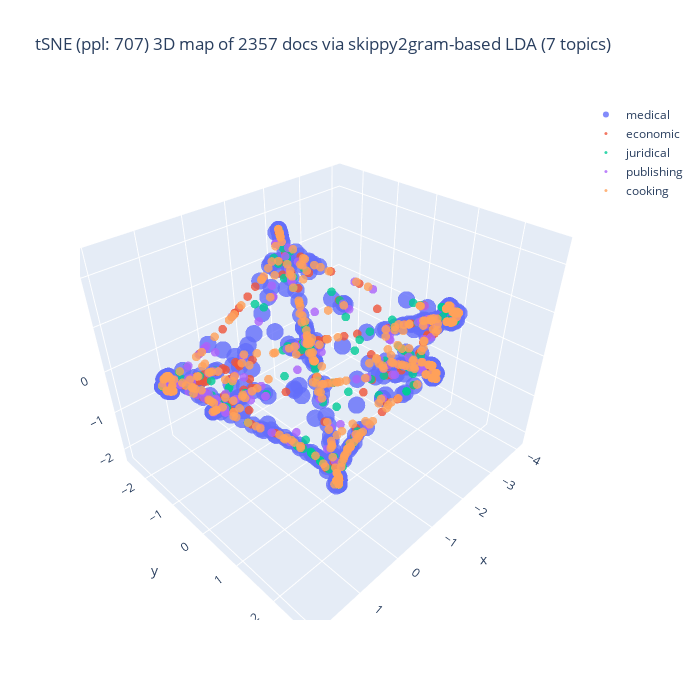

This figure's notebook cell:
### Code cell
%%capture --no-display

## Plotlyを使って tSNE の結果の可視化 (3D)
import plotly.graph_objects as go
import numpy as np
#
domain_ids = set(plot_df['domain_id'])
reverse_domain_ids = False
if reverse_domain_list:
    domain_ids = sorted(domain_list, reverse = True)
fig = go.Figure()
for domain_id in domain_ids:
    # set marker size of the target domain
    if domain_id == [ k for k, v in domain_mapping.items() if v == target_domain ][0]:
        size_val = 6
    else:
        size_val = 3
    part = plot_df[ plot_df['domain_id'] == domain_id ]
    fig.add_trace(
        go.Scatter3d(
            x = part['D1'], y = part['D2'], z = part['D3'],
            name = domain_mapping[domain_id],
            mode = 'markers',
            marker = dict(size = size_val, opacity = 0.8),
            marker_colorscale = list(colormap.values()),
            ## The following makes markers white out.
            #marker = dict(size = 5, color = colormap[domain_id], opacity = 0.5),
            #marker_color = list(colormap.values()),
            showlegend = True
        )
    )

## 3D 散布図にラベルを追加する処理は未実装
title_val = f"tSNE (ppl: {doc_perplexity_val}) 3D map of {len(doc_tSNE_3d)} docs via {term_type}-based LDA ({n_topics} topics)"
fig.update_layout(title = dict(text = title_val),
    autosize = False, width = 700, height = 700)
fig.show()

### Figure 1 — Plotly figure (JSON) as saved in the notebook; plotly's stock layout.template omitted (floating-point values rounded to 4 significant figures; data arrays with more than 128 entries replaced by an {"elided": "..."} marker saying what was removed)
{"data": [{"marker": {"colorscale": [[0, "deeppink"], [0.25, "orange"], [0.5, "green"], [0.75, "paleturquoise"], [1, "powderblue"]], "opacity": 0.8, "size": 6}, "mode": "markers", "name": "medical", "showlegend": true, "type": "scatter3d", "x": {"elided": "500 float values"}, "y": {"elided": "500 float values"}, "z": {"elided": "500 float values"}}, {"marker": {"colorscale": [[0, "deeppink"], [0.25, "orange"], [0.5, "green"], [0.75, "paleturquoise"], [1, "powderblue"]], "opacity": 0.8, "size": 3}, "mode": "markers", "name": "economic", "showlegend": true, "type": "scatter3d", "x": {"elided": "357 float values"}, "y": {"elided": "357 float values"}, "z": {"elided": "357 float values"}}, {"marker": {"colorscale": [[0, "deeppink"], [0.25, "orange"], [0.5, "green"], [0.75, "paleturquoise"], [1, "powderblue"]], "opacity": 0.8, "size": 3}, "mode": "markers", "name": "juridical", "showlegend": true, "type": "scatter3d", "x": {"elided": "500 float values"}, "y": {"elided": "500 float values"}, "z": {"elided": "500 float values"}}, {"marker": {"colorscale": [[0, "deeppink"], [0.25, "orange"], [0.5, "green"], [0.75, "paleturquoise"], [1, "powderblue"]], "opacity": 0.8, "size": 3}, "mode": "markers", "name": "publishing", "showlegend": true, "type": "scatter3d", "x": {"elided": "500 float values"}, "y": {"elided": "500 float values"}, "z": {"elided": "500 float values"}}, {"marker": {"colorscale": [[0, "deeppink"], [0.25, "orange"], [0.5, "green"], [0.75, "paleturquoise"], [1, "powderblue"]], "opacity": 0.8, "size": 3}, "mode": "markers", "name": "cooking", "showlegend": true, "type": "scatter3d", "x": {"elided": "500 float values"}, "y": {"elided": "500 float values"}, "z": {"elided": "500 float values"}}], "layout": {"autosize": false, "height": 700, "title": {"text": "tSNE (ppl: 707) 3D map of 2357 docs via skippy2gram-based LDA (7 topics)"}, "width": 700}}
